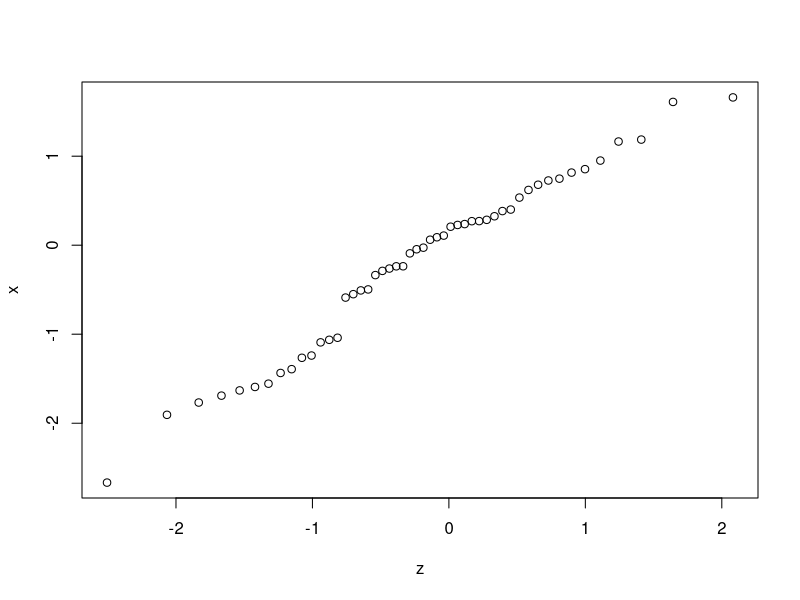
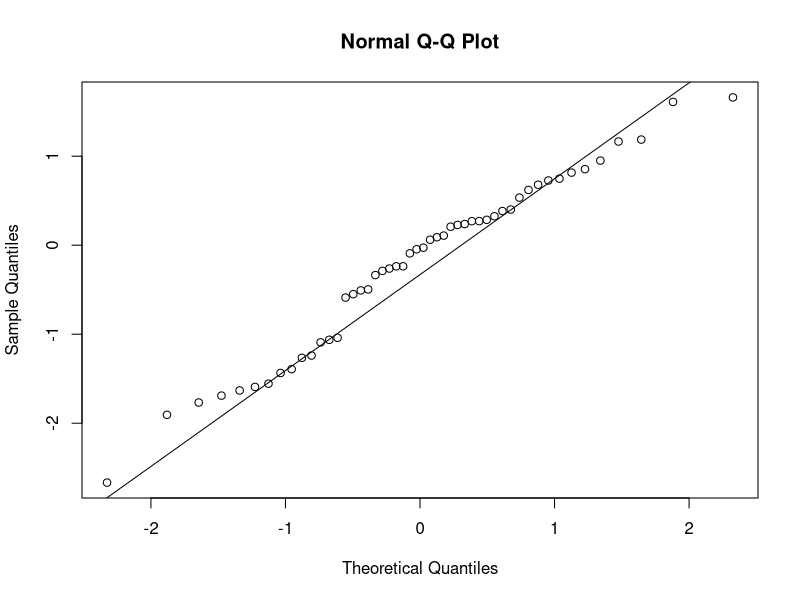
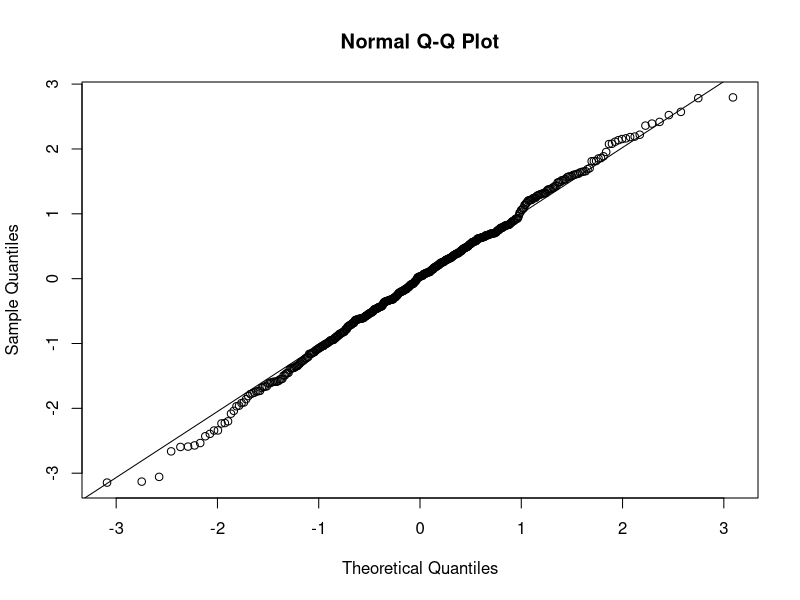
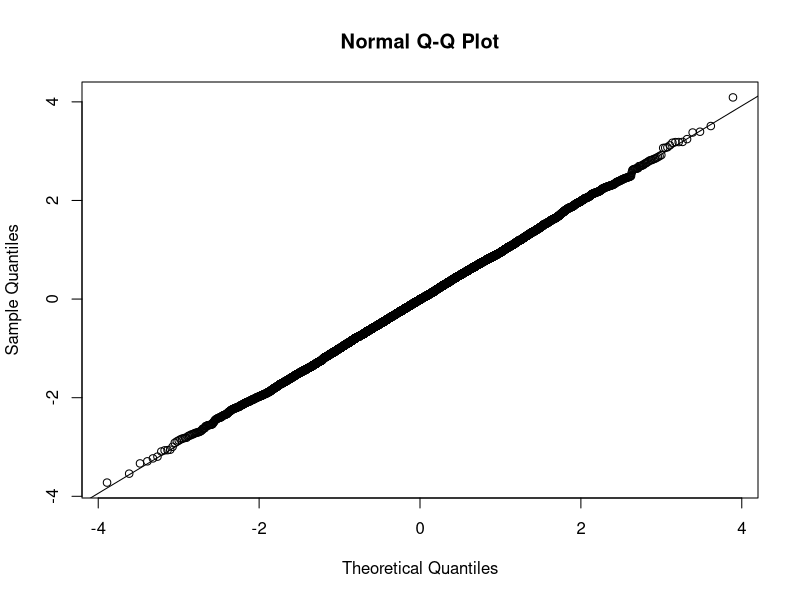
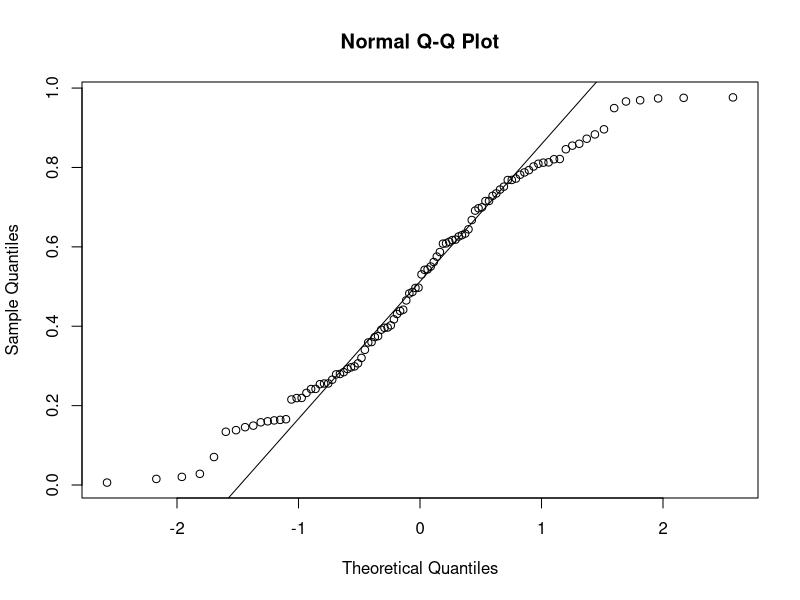
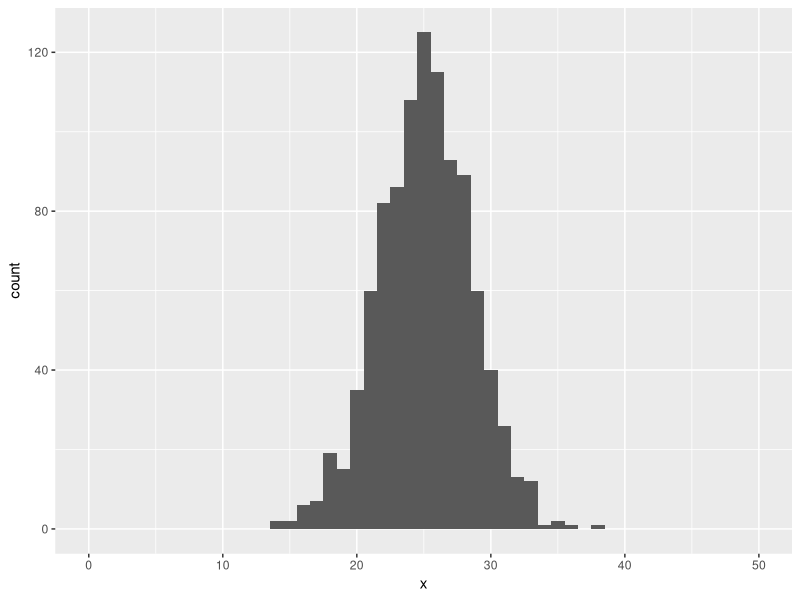
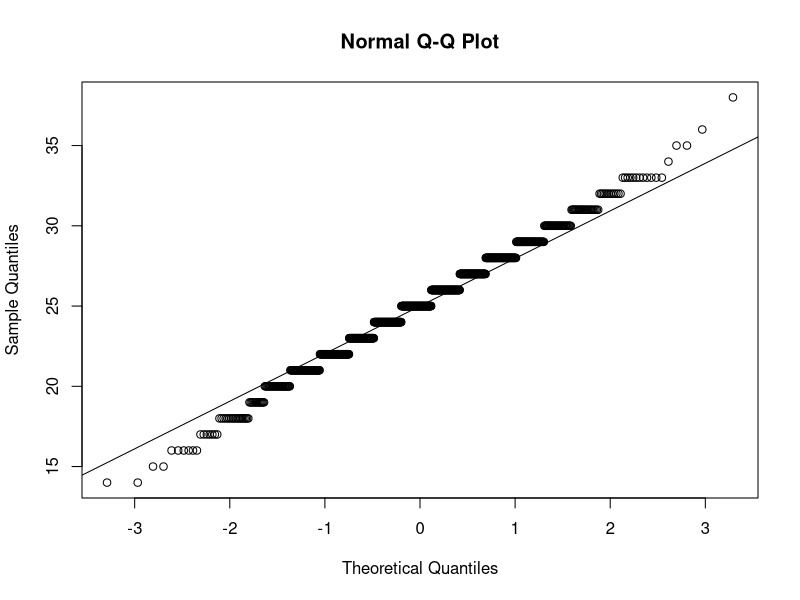
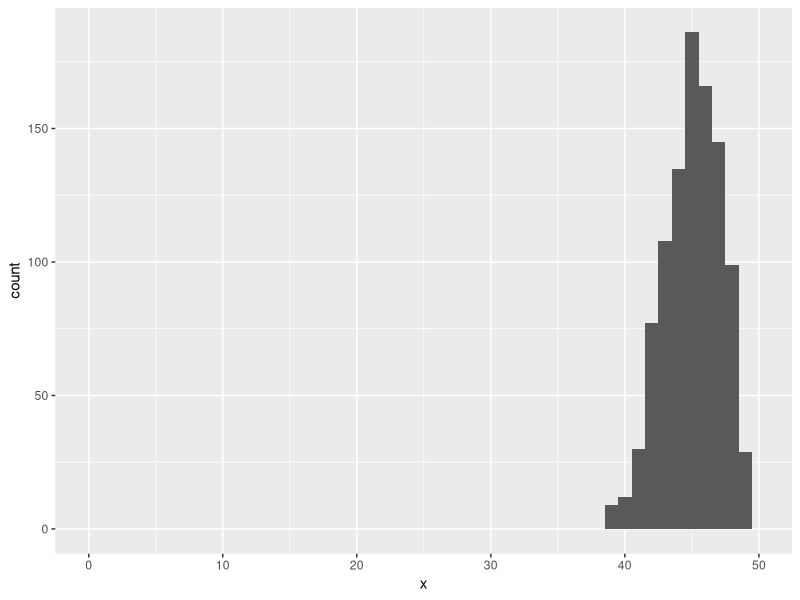

These figures' R source, in order:
## ---- chunk 1
knitr::opts_chunk$set(echo = TRUE)
## ---- chunk 2
library(tidyverse)
## ---- chunk 3
x = rnorm(50)
x
## ---- chunk 4
x = sort(x)
x
## ---- chunk 5
i = seq_along(x)   # creates a sequence of 1, 2, ... up to the length of x (50 in this example)
P = (i - 0.5) / length(x)  # vector of values for each P_i
P
## ---- chunk 6
x[10]
## ---- chunk 7
P[10]
## ---- chunk 8
z = qnorm(P, mean = mean(x), sd=sd(x))
## ---- chunk 9
plot(z,x)
## ---- chunk 10
qqnorm(x)
qqline(x)   
## ---- chunk 11
x <- rnorm(500)
qqnorm(x)
qqline(x)
## ---- chunk 12
x <- rnorm(10000)
qqnorm(x)
qqline(x)
## ---- chunk 13
x <- runif(100) # 100 samples from a uniform distribution
qqnorm(x)
qqline(x)
## ---- chunk 14
x <- rbinom(n=1000, size=50, prob=0.5)
## ---- chunk 15
range(x)
## ---- chunk 16
# Create a data frame for the values of x
# This results in a data frame with one column: data$x
data = as.data.frame(x)
ggplot(data, aes(x=x)) +  geom_histogram(binwidth = 1) + xlim(c(0,50))
## ---- chunk 17
qqnorm(x)
qqline(x)
## ---- chunk 18
x <- rbinom(n=1000, size=50, prob=0.9)
data = as.data.frame(x)
ggplot(data, aes(x=x)) +  geom_histogram(binwidth = 1) + xlim(c(0,50))

qqnorm(x)
qqline(x)
## ---- chunk 19
x = faithful$waiting
qqnorm(x)
qqline(x)
## ---- chunk 20
ggplot(faithful, aes(x=waiting)) + geom_histogram(binwidth=2)
## ---- chunk 21
ggplot(faithful, aes(x=eruptions, y=waiting)) + geom_point() + 
  xlab("Length of eruption (minutes)") + 
  ylab("Waiting time until next eruption (minutes)")
## ---- chunk 22
faithful_short = faithful %>% filter(eruptions < 3)
faithful_long = faithful %>% filter(eruptions >= 3)
## ---- chunk 23
qqnorm(faithful_short$waiting)
qqline(faithful_short$waiting)
## ---- chunk 24
qqnorm(faithful_long$waiting)
qqline(faithful_long$waiting)
## ---- chunk 25
n = 20       # sample size
s = 5.0      # standard deviation
x_bar = 30.2 # sample average
## ---- chunk 26
mu_0 = 28
## ---- chunk 27
# we use lower.tail=TRUE since we are looking for the 95% quantile, starting from the lower tail
# qt is the quantile function for the Student t Distribution
t_1_minus_alpha = qt(0.95, df=n-1, lower.tail=TRUE)
t_1_minus_alpha
## ---- chunk 28
t = (x_bar - mu_0)/(s/sqrt(n))
t
## ---- chunk 29
# pt is the cumulative distribution of the t distribution
p_value = 1 - pt(t, df=n-1)
p_value
## ---- chunk 30
p_value = pt(t, df=n-1, lower.tail=FALSE)
p_value
## ---- chunk 31
# generate a sequence from -3 to 3 in steps of 0.01
x = seq(-3,3,0.01)

# create data frame to hold x and y values
dist = data.frame(x=x, 
                  y = dt(x,df=19)) # y is equal to the t-test distribution sampled at values of x

# plot the t-test distribution 
# and show the location of t and t_1_minus_alpha

ggplot(dist, aes(x,y)) + geom_line() + 
  # show line and text annotation for t
  geom_vline(xintercept = t, linetype="dashed") + 
  annotate("label", x=t, y=0.3, label="t") + 
  # show line and text annotation for t_1_minus_alpha
  geom_vline(xintercept = t_1_minus_alpha, linetype="dashed") + 
  annotate("label", x=t_1_minus_alpha, y=0.35, label="t[1-alpha]", parse=TRUE)

## ---- chunk 32
# tails are now alpha/2
t_1_minus_alpha_div_2 = qt(1 - (0.05/2), df=n-1, lower.tail=TRUE)
## ---- chunk 33
t_1_minus_alpha_div_2
## ---- chunk 34
# generate a sequence from -3 to 3 in steps of 0.01
x = seq(-3,3,0.01)
left_tail_x = seq(-3,-t_1_minus_alpha_div_2,0.01)
right_tail_x = seq(t_1_minus_alpha_div_2, 3, 0.01)

# create data frame to hold x and y values
dist = data.frame(x=x, 
                  y = dt(x, df=n-1)) # y is equal to the t-test distribution sampled at values of x

# plot the t-test distribution 
# and show the location of t and t_1_minus_alpha_div_2

ggplot(dist, aes(x,y)) + geom_line() + 
  # show line and text annotation for t
  geom_vline(xintercept = t, linetype="dashed") + 
  annotate("label", x=t, y=0.2, label="t") + 
  # show line and text annotation for t_1_minus_alpha_div_2
  geom_vline(xintercept = t_1_minus_alpha_div_2, linetype="dashed") + 
  annotate("label", x=t_1_minus_alpha_div_2, y=0.25, label="t[1-alpha/2]", parse=TRUE) + 
  geom_vline(xintercept = -t_1_minus_alpha_div_2, linetype="dashed") + 
  annotate("label", x = -t_1_minus_alpha_div_2, y=0.25, label="t[alpha/2]", parse=TRUE) + 
  geom_polygon(data = data.frame(x = c(left_tail_x, rev(left_tail_x)), 
                                 y = c(dt(left_tail_x, df=n-1), 
                                       rep(0, length(left_tail_x)))), 
               fill="red", alpha=0.5) + 
  geom_polygon(data = data.frame(x = c(right_tail_x, rev(right_tail_x)), 
                                 y = c(dt(right_tail_x, df=n-1), 
                                       rep(0, length(right_tail_x)))), 
               fill="red", alpha=0.5)

# critical region will be different and may also have to reject it.
## ---- chunk 35
non_smoke = c(18,22,21,17,20,17,23,20,22,21)
smoke = c(16,20,14,21,20,18,13,15,17,21)
## ---- chunk 36
x_bar1 = mean(non_smoke)
x_bar2 = mean(smoke)
print(x_bar1)
print(x_bar2)
## ---- chunk 37
s1 = sd(non_smoke)
s2 = sd(smoke)
print(s1)
print(s2)
## ---- chunk 38
qqnorm(smoke)
qqline(smoke)
## ---- chunk 39
qqnorm(non_smoke)
qqline(non_smoke)
## ---- chunk 40
res = t.test(smoke, alternative = "less", mu=20, conf.level = 0.95)
res
## ---- chunk 41
res$statistic
## ---- chunk 42
t.test(smoke, alternative = "greater", mu=20, conf.level = 0.95)
## ---- chunk 43
x = seq(-3,3,0.01)
n = 10
dist = data.frame(x=x, 
                  y = dt(x, df=n-1)) # y is equal to the t-test distribution sampled at values of x

t_1_minus_alpha = qt(1 - (0.05), df=n-1, lower.tail=TRUE)

right_tail_x = seq(t_1_minus_alpha, 3, 0.01)

ggplot(dist, aes(x,y)) + 
  geom_line() + 
  geom_vline(xintercept = res$statistic, linetype="dashed") + 
  annotate("label", x = res$statistic, y=0.25, label="t") + 
  geom_vline(xintercept = t_1_minus_alpha, linetype="dashed") + 
  annotate("label", x = t_1_minus_alpha, y=0.25, label="t[1-alpha]", parse=TRUE) + 
  geom_polygon(data = data.frame(x = c(right_tail_x, rev(right_tail_x)), 
                                 y = c(dt(right_tail_x, df=n-1), 
                                       rep(0, length(right_tail_x)))), 
               fill="red", alpha=0.5)

## ---- chunk 44
res = t.test(smoke, alternative = "two.sided", mu=20, conf.level = 0.95)
res
## ---- chunk 45
t.test(smoke, non_smoke, alternative = "two.sided", conf.level = 0.95, var.equal = TRUE)
## ---- chunk 46
t.test(smoke, non_smoke, alternative = "two.sided", conf.level = 0.95, var.equal = FALSE)
## ---- chunk 47
mean(smoke)
mean(non_smoke)
## ---- chunk 48
t.test(non_smoke, smoke, alternative = "greater", var.equal = FALSE, conf.level = 0.95)
t.test(non_smoke, smoke, alternative = "greater", var.equal = TRUE, conf.level = 0.95)
## ---- chunk 49
# test values both before and after smoking:
pre_test = c(77, 56, 64, 60, 57, 53, 72, 62, 65, 66)
post_test = c(88, 74, 83, 68, 58, 50, 67, 64 ,74 ,60)

t.test(pre_test, post_test, alternative = "less", var.equal = FALSE, paired = TRUE, conf.level = 0.95)
t.test(pre_test, post_test, alternative = "less", var.equal = TRUE, conf.level = 0.95)
## ---- chunk 50
x0 = 28
xa = seq(28.5, 33, by = 0.5)
n = 20

sigma = 5
alpha = 0.05

# calculate difference between the means
diff = xa - x0

delta = abs(x0-xa)/sigma*sqrt(n)

res = power.t.test(delta = diff, sd = sigma, sig.level = alpha, n = n, 
                   type = "one.sample", alt = "one.sided")

beta1 = 1 - res$power

# create a data frame showing for different values of xa the power of the t test
df = data.frame(xa, power = res$power)

ggplot(df, aes(x=xa, y=power)) + 
  geom_point() + 
  ggtitle("n = 20")

## ---- chunk 51
xa = 30
diff = xa - x0
n = c(2:100)
res = power.t.test(delta = diff, sd = sigma, sig.level = alpha, n = n, 
                   type = "one.sample", alt = "one.sided")

beta1 = 1 - res$power

# create a data frame showing for different values of xa the power of the t test
df = data.frame(n, power = res$power)

ggplot(df, aes(x=n, y=power)) + 
  geom_point() + 
  ggtitle("Power vs. Sample Size")

## ---- chunk 52
xa = 30
diff = xa - x0
power = 0.9
n = 20
res = power.t.test(delta = diff, sd = sigma, sig.level = alpha, power=power, 
                   type = "one.sample", alt = "one.sided")
res
